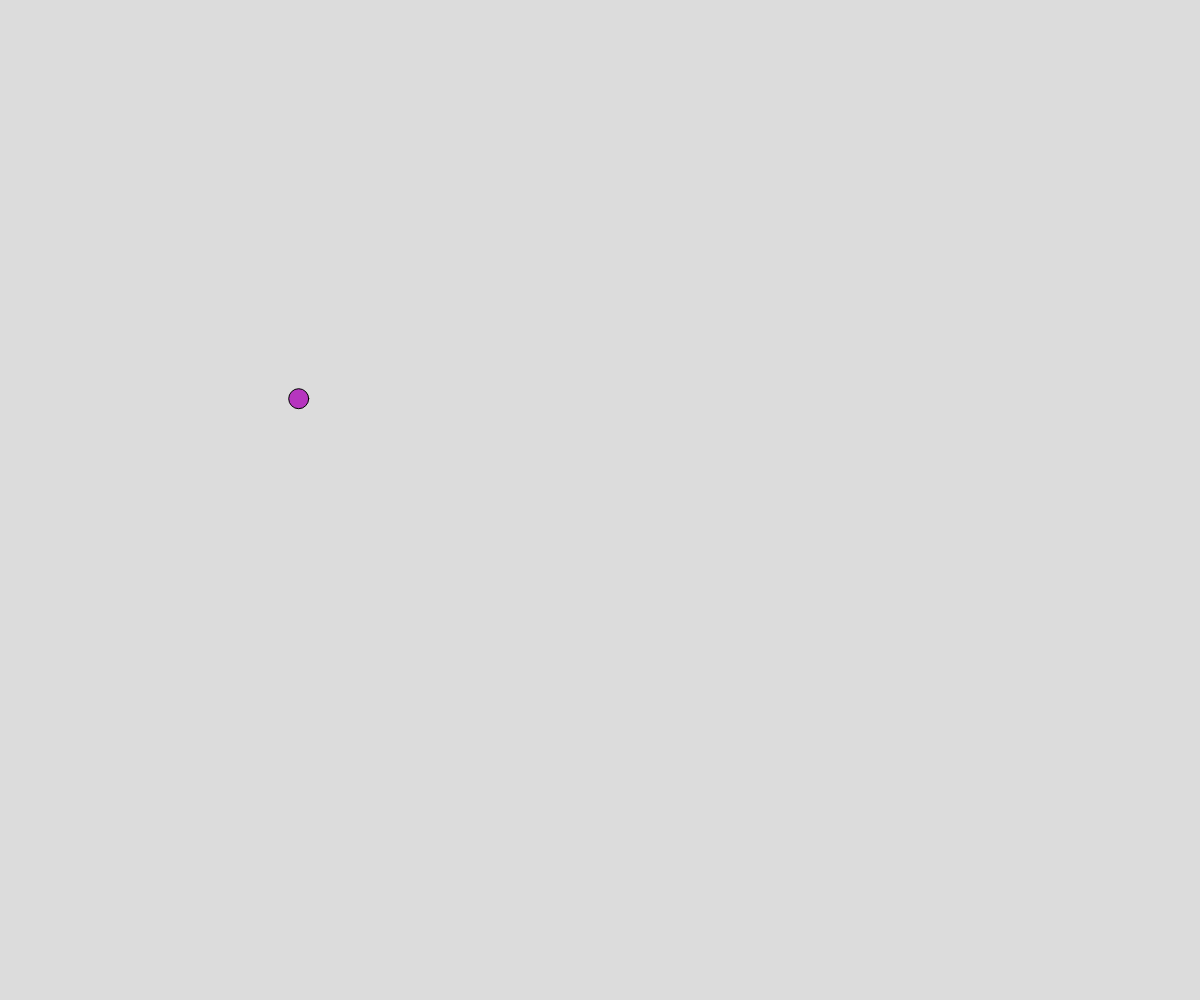
Frame 1 (no input)
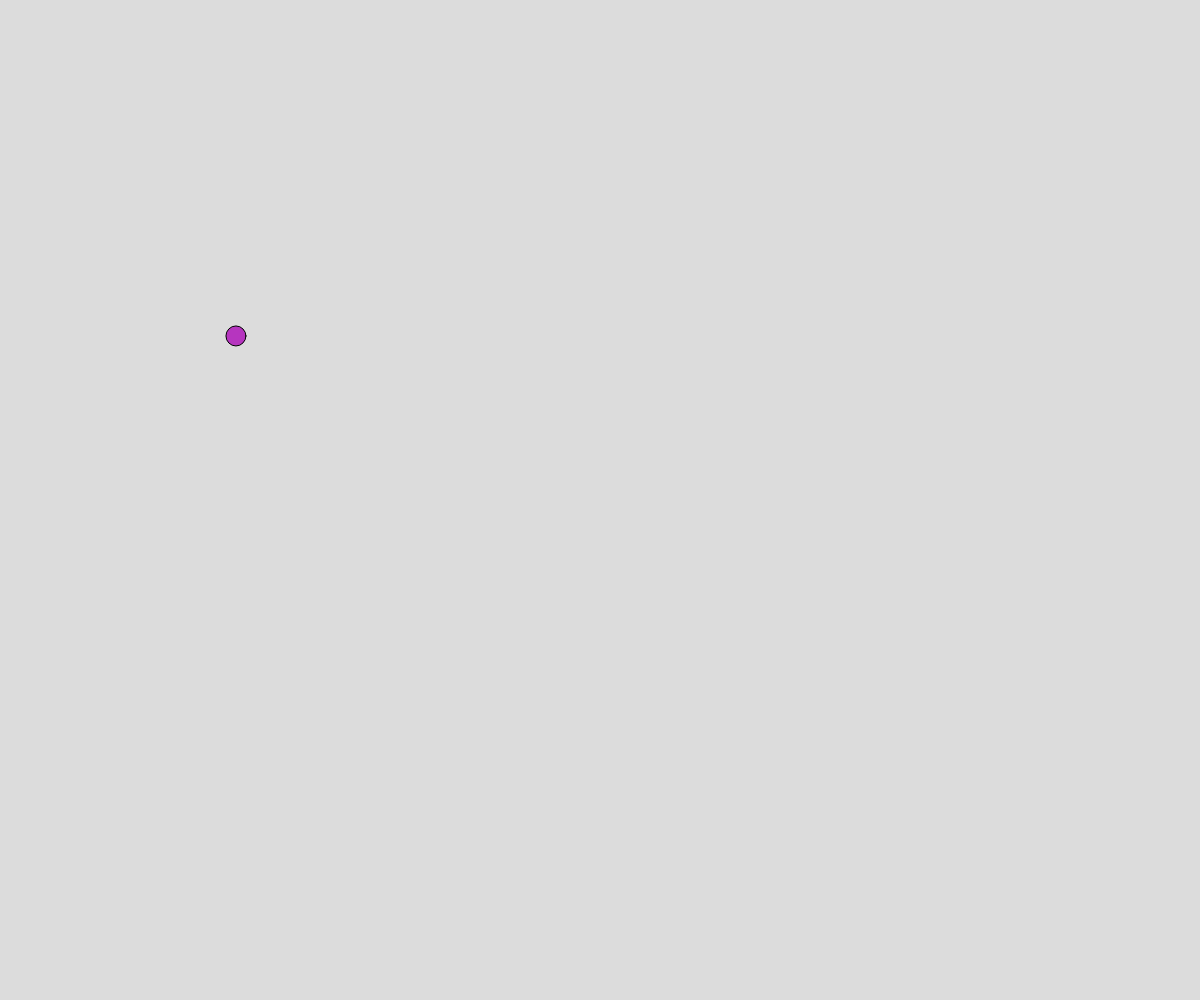
Frame 60 (no input)
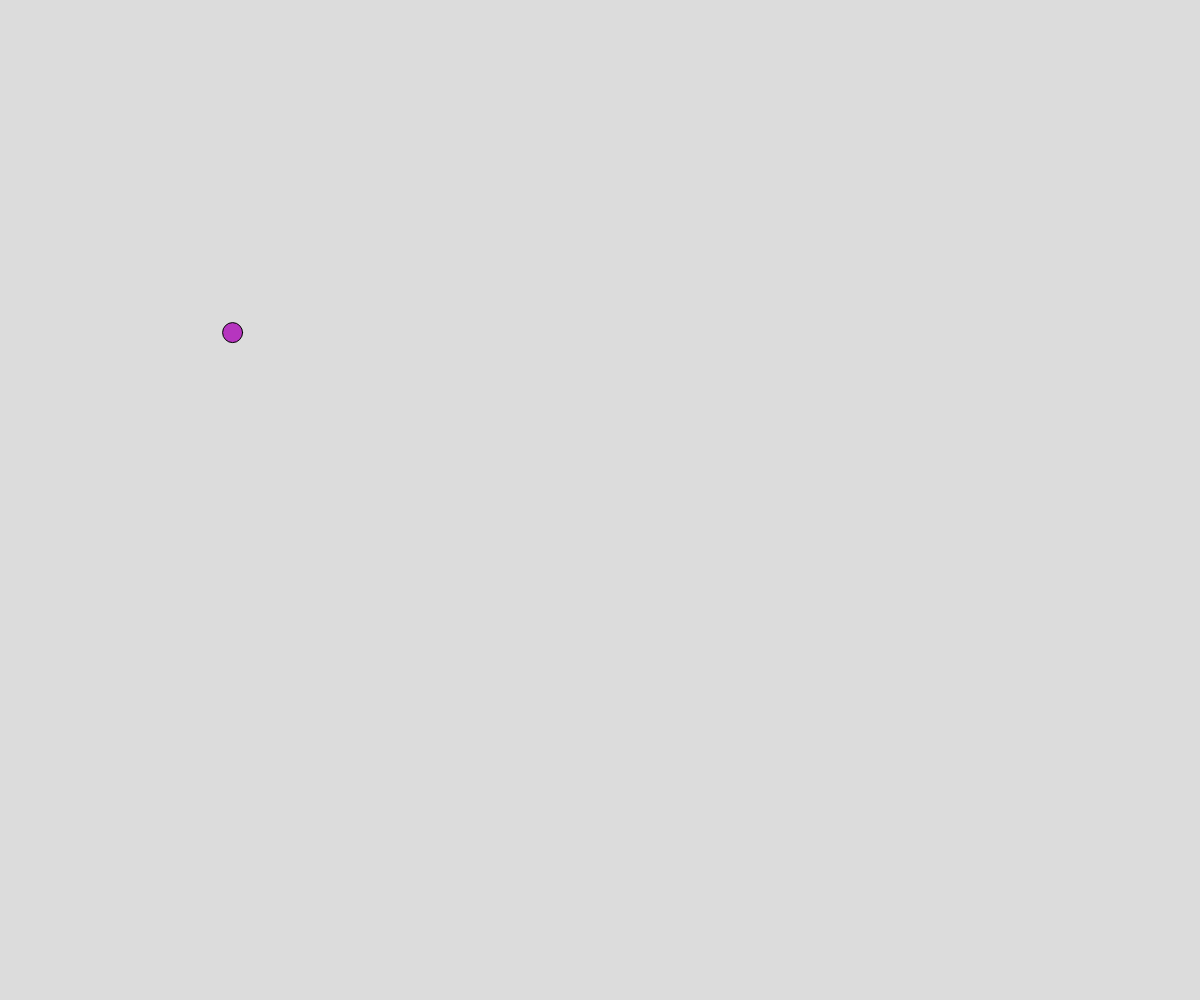
Frame 120 (the mouse pressed at the canvas centre since frame 60)

The p5.js sketch that drew these frames (run headless with seeded random() and noise() and a simulated clock; from frame 60 on, the mouse is pressed at the canvas centre):

// p5.js sketch
// ── sketch.js


let ball;

function setup() {
  createCanvas(windowWidth, windowHeight);
  // FIXES: Added missing comma, changed ; to :
  ball = {
    x: 300,
    y: 400,
    size: 20,
    c: color(random(255), random(255), random(255)),
    timeX: 5,
    timeY: 5,
    timeOff: 0.08
  };
}

function moveBall(b) {
  let dx = noise(b.timeX);
  // FIXES: Removed quotes around numbers in map
  dx = map(dx, 0, 1, -5, 5);
  let dy = noise(b.timeY);
  // FIXES: Removed quotes around numbers, changed : to ;
  dy = map(dy, 0, 1, -5, 5);
  
  b.timeX += b.timeOff;
  b.timeY += b.timeOff;
  b.x += dx;
  b.y += dy; // FIX: Fixed typo (was :)

  if(b.x <0) b.x = width;
  else if(b.x > width) bix =0;

  if(b.y < 0)b.y = height;
  else if(b.y > height) b.y = 0
  
  fill(b.c);
  circle(b.x, b.y, b.size);
}

function draw() {
  background(220);
  // FIX: Passed the ball object to the function
  moveBall(ball);
}
